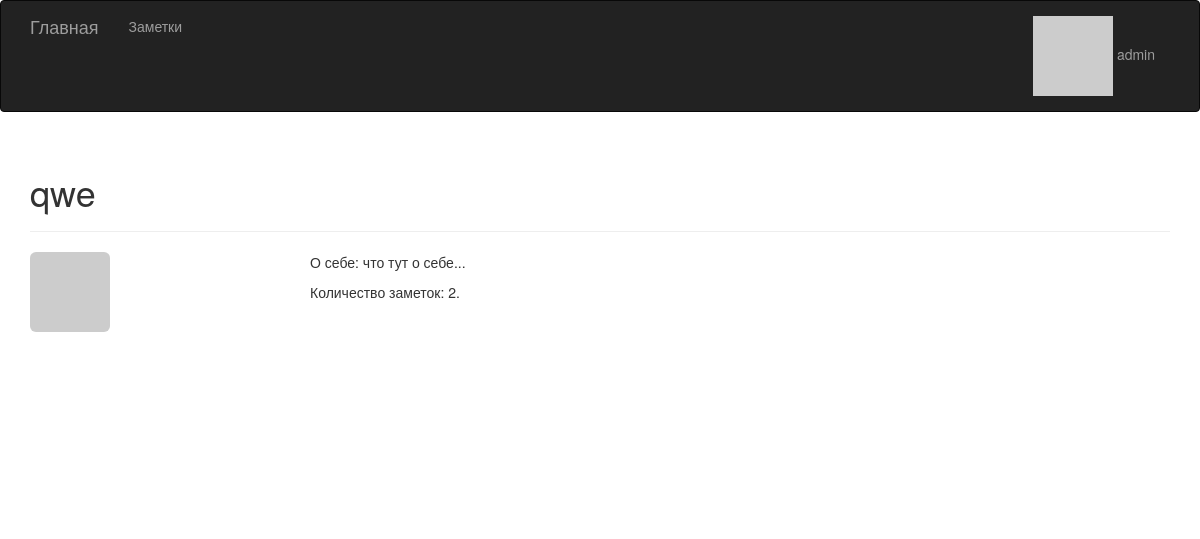
Screenshot of /user/2 (signed in) with the database file from the repository.
### main.py (models this page shows, shortened)
class User(UserMixin, db.Model):
    __tablename__ = 'users'
    id = db.Column(db.Integer, primary_key=True)
    username = db.Column(db.String(64), unique=True, index=True)
    password_hash = db.Column(db.String(128))
    posts = db.relationship('Post', backref='author', lazy='dynamic')
    about = db.Column(db.Text)
    @property
    def password(self):
        raise AttributeError('пароль прочесть нельзя.')
    def gravatar(self, size=100, default='identicon', rating='g'):
        url = 'https://secure.gravatar.com/avatar'
        email = '{}@bookmarks.ru'.format(self.username.lower()).encode('utf-8')
        email_hash = hashlib.md5(email).hexdigest()
        return '{url}/{hash}?s={size}&d={default}&r={rating}'.format(
            url=url, hash=email_hash, size=size, default=default, rating=rating)
    def robohash(self, size=200):
        url = 'https://robohash.org/'
        return url + self.username + '?size={}x{}'.format(size, size)

### main.py (the view)
@app.route('/user/<int:user_id>', methods=['GET', 'POST'])
def user(user_id):
    user1 = User.query.filter_by(id=user_id).first_or_404()
    posts_count = Post.query.filter_by(author_id=user_id).count()
    form = EditProfileForm()
    if form.validate_on_submit():
        user1.about = form.about.data
        db.session.commit()
        flash('Ваш профиль обновлён!')
        return redirect(url_for('user', user_id=user_id))
    return render_template('user.html', user=user1, posts_count=posts_count, form=form)

### main.py (called while the page is built)
@app.context_processor
def inject_app_name():
    return dict(app_name="Заметки")

@login_manager.user_loader
def load_user(user_id):
    return User.query.get(int(user_id))

### templates/user.html (shortened to what this page needs)
{% extends "base.html" %}
{% import "bootstrap/wtf.html" as wtf %}
{% block page_content %}
<div class="page-header">
    <h1>{{ user.username }}</h1>
</div>
<img class="img-rounded profile-thumbnail" src="{{ user.robohash(size=200) }}">
<div class="profile-header">
    <p>О себе:
        {% if user.about %}
            <span>{{ user.about }}</span>
        {% else %}
            <span>это тайна</span>
        {% endif %}
    </p>
    <p>
        Количество заметок: {{ posts_count }}.
    </p>
</div>
{% endblock %}

### templates/base.html (shortened to what this page needs)
{% extends "bootstrap/base.html" %}
{% block head %}
{{ super() }}
<link rel="stylesheet" type="text/css" href="{{ url_for('static', filename='style.css') }}">
{% endblock %}
{% block navbar %}
<div class="navbar navbar-inverse" role="navigation">
   <div class="container">
      <div class="navbar-header">
         <a class="navbar-brand" href="/">Главная</a>
      </div>
      <div class="navbar-collapse collapse">
        <ul class="nav navbar-nav">
            <li><a href="{{ url_for('posts') }}">Заметки</a></li>
        </ul>
        <ul class="nav navbar-nav navbar-right">
            {% if current_user.is_authenticated %}
            <li class="dropdown">
                <a href="#" class="dropdown-toggle" data-toggle="dropdown">
                    <img src="{{ current_user.gravatar(size=18) }}" />
                    {{ current_user.username }}
                </a>
            </li>
            {% else %}
            <li><a href="{{ url_for('login') }}">Войти</a></li>
            {% endif %}
        </ul>
      </div>
   </div>
</div>
{% endblock %}
{% block content %}
<div class="container">
    {% block page_content %}{% endblock %}
</div>
{% endblock %}

### static/style.css (style rules this page uses)
.profile-thumbnail { position: absolute; }
.profile-header { min-height: 260px; margin-left: 280px; }

### rows the page displays
User: username "admin"
User: username "qwe", about "что тут о себе..."

### other values shown
{{ posts_count }} "2"
